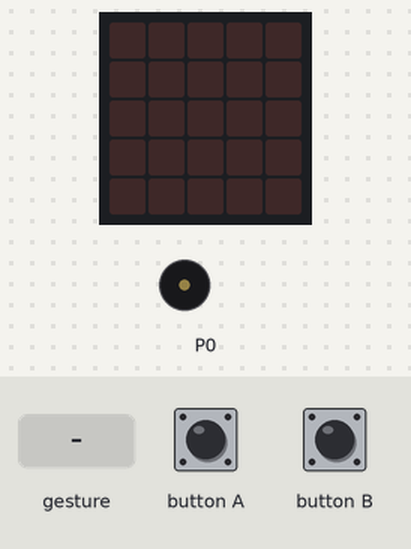
Recording of a program running on a simulated BBC micro:bit running MicroPython. Parts: the board's 5×5 LED display, buzzer (waves = sounding). The test bench sets the inputs (shaded band). A tilt is held for 1.5 s and a shake lasts 1 s, then the board lies face up again.

Above: at 1.2 s.
1.3 s: button A pressed for 0.15 s
At 2.8 s:
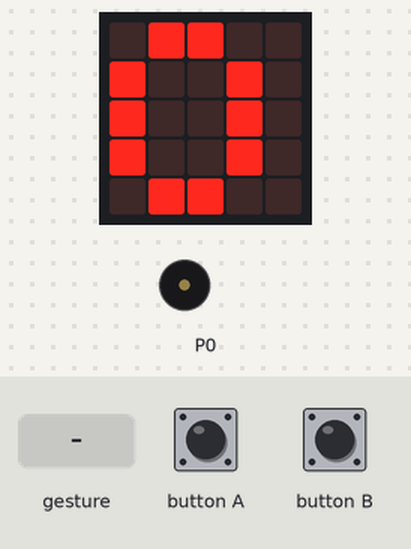
4.4 s: gesture 'shake'
At 15.65 s:
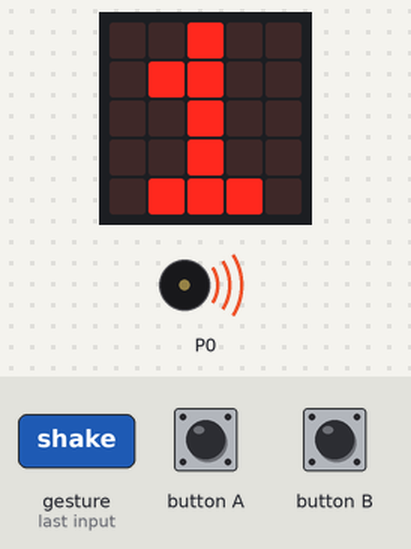
Timing chart, 0 to 17.4 s (numbered marks = the images above; inputs shaded):
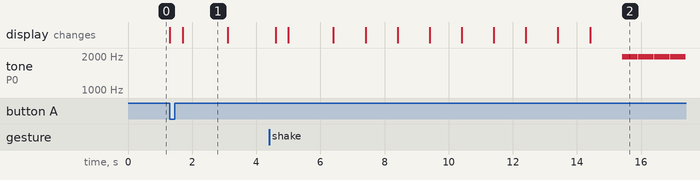

Measured:
- after the input at 1.3 s, the display: first changes at once (image 1 shows a later state)
- after the input at 4.4 s, tone on P0: alternates 1976 Hz for 0.49 s and silent for 0.01 s, starting after 11.0 s; the display: changes after 0.20 s (image 2)
- what the display in image 1 shows lasts 1.4 s, from 1.7 s to 3.1 s

The program:

EIND.1.py
```python
import time
import music

from microbit import *
seconds = 0
while True:

    if button_a.is_pressed():
        seconds += 10
        display.show(seconds)
        sleep(1000)
        display.clear()


    elif button_b.is_pressed():
        seconds += 1
        display.show(seconds)
        sleep(1000)
        display.clear()


    if accelerometer.was_gesture('shake'):
        while seconds > -1:
            display.show(seconds)
            sleep(1000)
            seconds -= 1
            if seconds == 0:
                music.play(["B6", "B6", "B6", "B6", "B6", "B6", "B6", "B6"])
```
